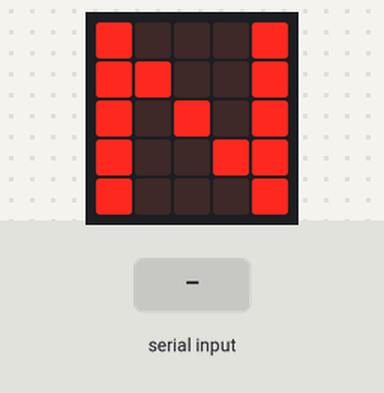
This program was run on a simulated BBC micro:bit (MakeCode). Shown: the board's 5×5 LED display. The test bench sets the inputs (shaded band).

Above: at 1.2 s.
1.3 s: "R" received over the second serial link
At 2.0 s:
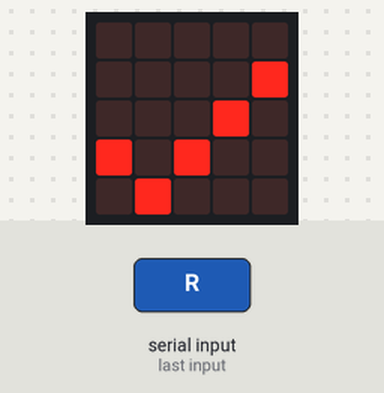
Timing chart, 0 to 4.3 s (numbered marks = the images above; inputs shaded):
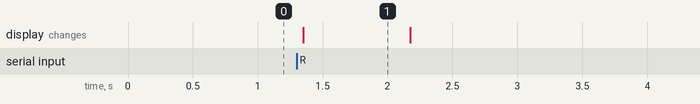

The program:

main.ts
```typescript
enum Motor {
    CH0 = 0,
    CH1 = 1
}

enum Rotor_Direction {
    //% block="Forward-Open"
    Forward_Open = 0,
    //% block="Forward-Break"
    Forward_Break = 1,
    //% block="Reverse-Open"
    Reverse_Open = 2,
    //% block="Reverse-Break"
    Reverse_Break = 3,
    //% block="Open"
    Open = 4,
    //% block="Break"
    Break = 5
}

enum PWM_Freq {
    //% block="7.813kHz"
    DIV1_8 = 0,
    //% block="0.977kHz"
    DIV1_64 = 1,
    //% block="0.244kHz"
    DIV1_256 = 2,
    //% block="0.061kHz"
    DIV1_1024 = 3
}

enum ON_OFF_Flag {
    //% block="Stop"
    OFF = 0,
    //% block="Run"
    ON = 1
}

//% weight=70 icon="\uf2db" color=#555555 block="LV8548DC_old"
namespace lv8548 {
    //% blockId=show_strings block="Init serial tx = %tx rx = %rx"
    //% tx.defl=SerialPin.P2
    //% rx.defl=SerialPin.P1
    export function init(tx: SerialPin, rx: SerialPin): void {
        serial.redirect(
            tx,
            rx,
            BaudRate.BaudRate19200
        )
        basic.showString("N")
        let init_done = 0
        while (!(init_done)) {
            basic.pause(200)
            let str = serial.readString()
            if (str[0] == "R") {
                serial.writeString("A")
                init_done = 1
                basic.showIcon(IconNames.Yes)
                basic.pause(200)
            }
        }
        let bufrini = pins.createBuffer(3)
        bufrini.setNumber(NumberFormat.UInt8LE, 0, 0xA5)
        bufrini.setNumber(NumberFormat.UInt8LE, 1, 0xFE)
        // DC
        bufrini.setNumber(NumberFormat.UInt8LE, 2, 0x00)
        serial.writeBuffer(bufrini)
    }

    //% blockId=lv8548dc_setrotation block="Set %ch motor to %sel"
    export function setRotation(ch: Motor, sel: Rotor_Direction): void {
        let bufr = pins.createBuffer(6);
        // setRotation
        bufr.setNumber(NumberFormat.UInt8LE, 0, 0xA5)
        bufr.setNumber(NumberFormat.UInt8LE, 1, 0xFF)
        bufr.setNumber(NumberFormat.UInt8LE, 2, 0x03)
        bufr.setNumber(NumberFormat.UInt8LE, 3, 0x44)
        bufr.setNumber(NumberFormat.UInt8LE, 4, ch)
        bufr.setNumber(NumberFormat.UInt8LE, 5, sel)
        serial.writeBuffer(bufr)
    }

    //% blockId=lv8548dc_setctlvoltage block="Set %ch motor pwm duty = %duty"
    //% duty.min=0 duty.max=100
    export function setCtlVoltage(ch: Motor, duty: number): void {
        let bufr = pins.createBuffer(6);
        // setRotation
        bufr.setNumber(NumberFormat.UInt8LE, 0, 0xA5)
        bufr.setNumber(NumberFormat.UInt8LE, 1, 0xFF)
        bufr.setNumber(NumberFormat.UInt8LE, 2, 0x03)
        bufr.setNumber(NumberFormat.UInt8LE, 3, 0x41)
        bufr.setNumber(NumberFormat.UInt8LE, 4, ch)
        bufr.setNumber(NumberFormat.UInt8LE, 5, duty)
        serial.writeBuffer(bufr)
    }

    //% blockId=lv8548dc_setpwmfreqency block="Set PWM frequency = %freq"
    export function setPWMFreqency(freq: PWM_Freq): void {
        let bufr = pins.createBuffer(5);
        // setRotation
        bufr.setNumber(NumberFormat.UInt8LE, 0, 0xA5)
        bufr.setNumber(NumberFormat.UInt8LE, 1, 0xFF)
        bufr.setNumber(NumberFormat.UInt8LE, 2, 0x02)
        bufr.setNumber(NumberFormat.UInt8LE, 3, 0x67)
        bufr.setNumber(NumberFormat.UInt8LE, 4, freq)
        serial.writeBuffer(bufr)
    }

    //% blockId=lv8548dc_setstartflag block="%en %ch motor"
    export function setStartFlag(en: ON_OFF_Flag, ch: Motor): void {
        let bufr = pins.createBuffer(6);
        // setRotation
        bufr.setNumber(NumberFormat.UInt8LE, 0, 0xA5)
        bufr.setNumber(NumberFormat.UInt8LE, 1, 0xFF)
        bufr.setNumber(NumberFormat.UInt8LE, 2, 0x03)
        bufr.setNumber(NumberFormat.UInt8LE, 3, 0x68)
        bufr.setNumber(NumberFormat.UInt8LE, 4, ch)
        bufr.setNumber(NumberFormat.UInt8LE, 5, en)
        serial.writeBuffer(bufr)
    }
}
```

test.ts
```typescript
// tests go here; this will not be compiled when this package is used as a library
basic.forever(() => {
    lv8548.init(SerialPin.P0, SerialPin.P1)
    lv8548.setRotation(Motor.CH0, Rotor_Direction.Forward_Open)
    lv8548.setCtlVoltage(Motor.CH0, 200)
    lv8548.setPWMFreqency(PWM_Freq.DIV1_8)
    lv8548.setStartFlag(ON_OFF_Flag.OFF, Motor.CH0)
})
```

Measured:
- after the input at 1.3 s, the display: changes after 0.05 s (image 1)
- what the display in image 1 shows lasts 0.8 s, from 1.4 s to 2.2 s
